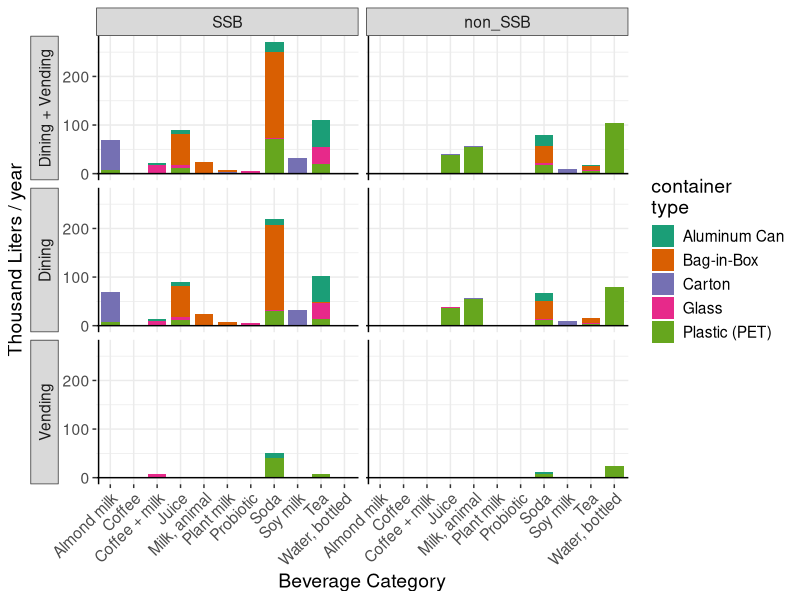
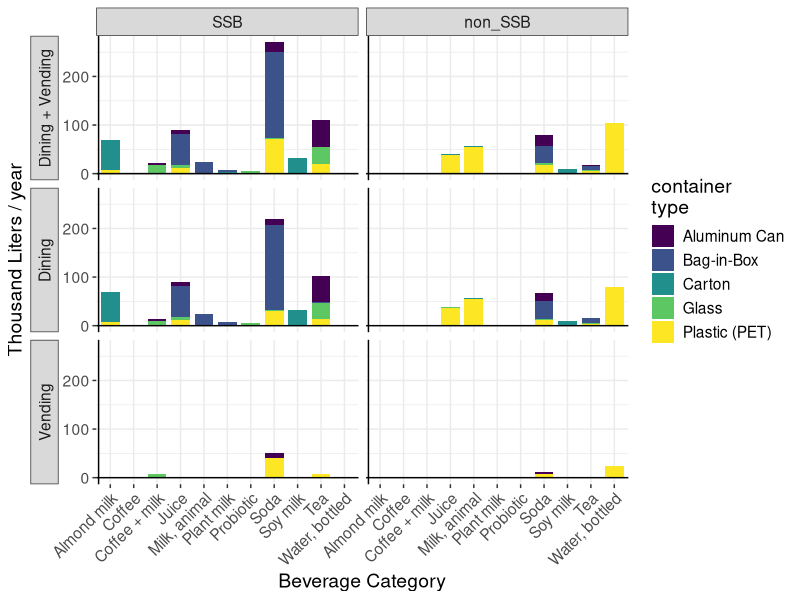
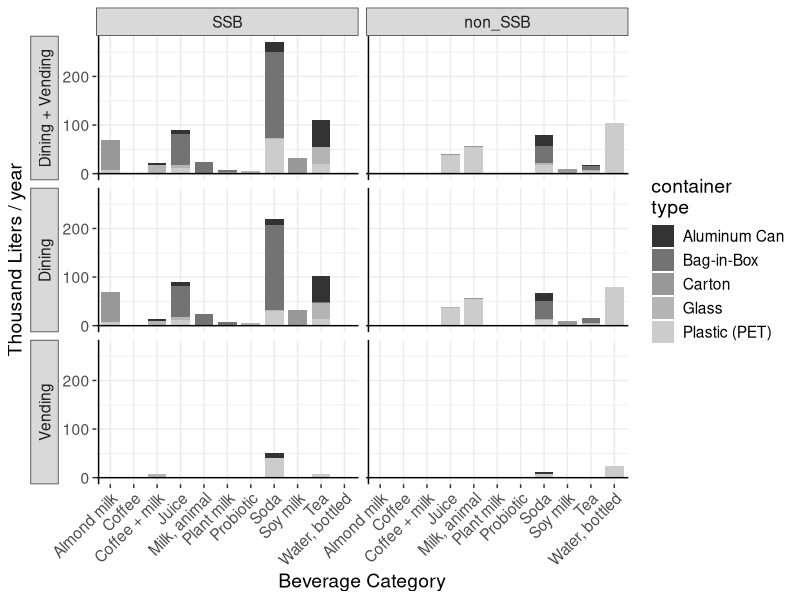
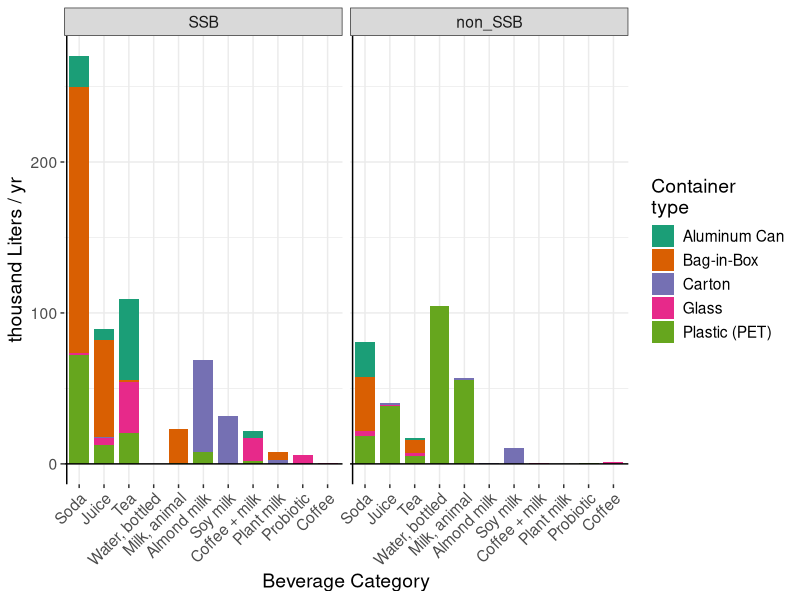
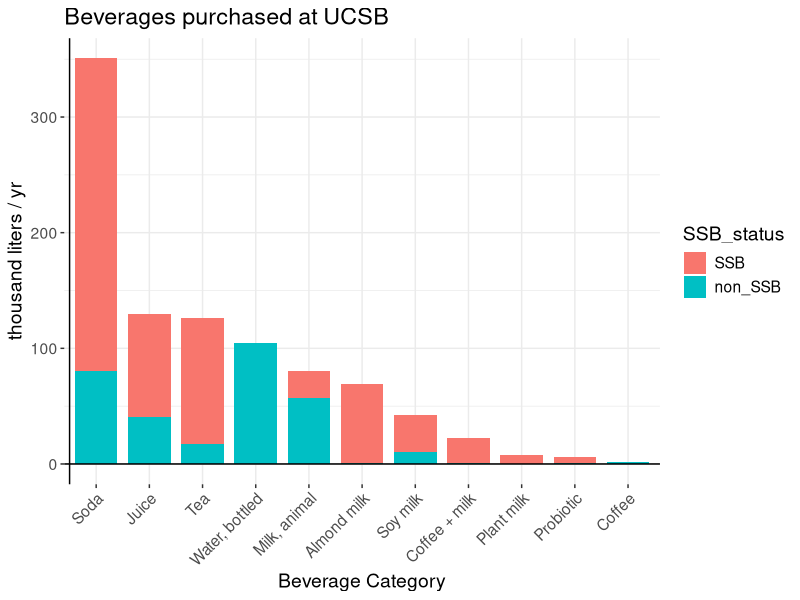
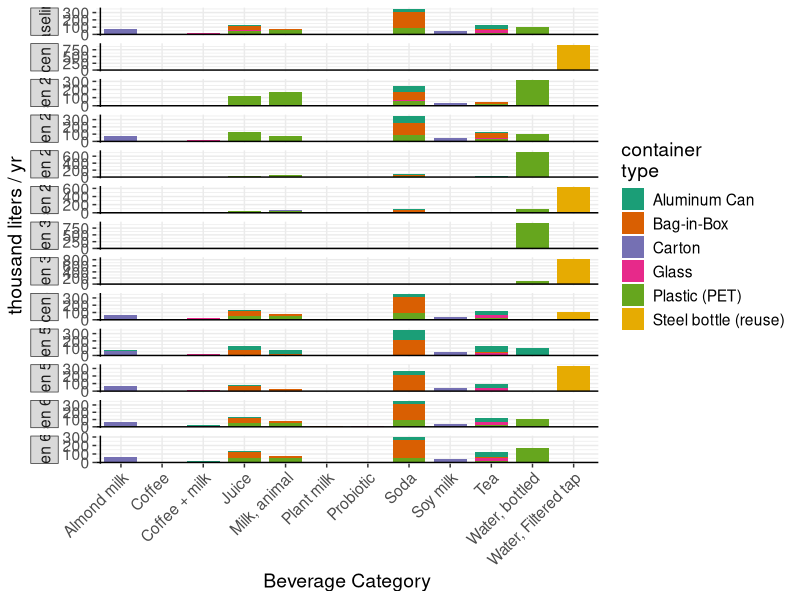
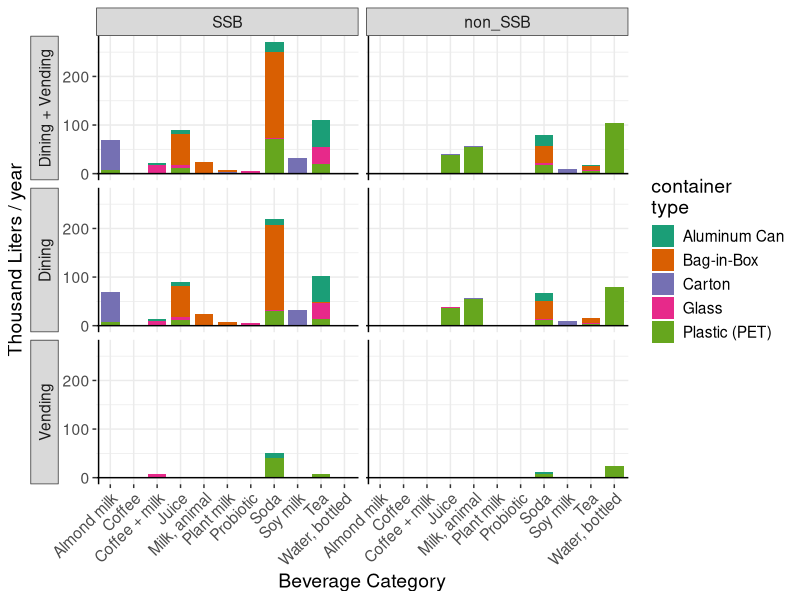
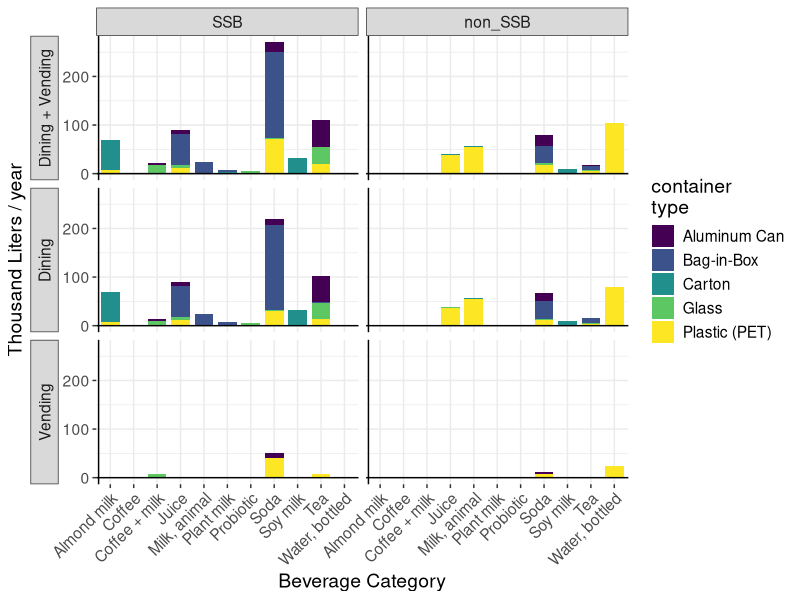

The R script that drew these images, in order: (Note: this script raises an error after producing the figures.)
# Summarize, plot, and make tables for results and documentation we want to show
  # Flow (in liter) of beverages by scenario, beverage type, container type, and SSB status
  # This is where we rescale as necessary, and give nicer names

library(tidyverse)
#library(ggtext)
library(viridis)


# Definitions ------------------------------------------------------

# Colors --
col_vir1 <- c("beverage" = "#21908C", "container" = "#440154")
col_bev <- c("#21908C")
col_cont <- c("#440154")


# Names -------------------------------------------------------------------------

# Human-friendly impact names to be used in ggplot.labeller
  #(should probably do something similar with 'the 'bev_type', 'scen', etc, but not right now)

# Names -------------------------------------------------------------------

bevNames_temp <- read_csv("./data/bevtype_list_name.csv")
#View(bevNames_temp)
bevNames <- bevNames_temp %>%
  mutate(bev_regex = bev_name) %>%
  #  mutate(bev_regex = str_replace(bev_regex, "+ ", "+~")) %>%
  mutate(bev_regex = str_replace(bev_regex, " ", "~")) %>%
  mutate(bev_regex = str_replace(bev_regex, ",", "*','*"))
#View(bevNames)
remove(bevNames_temp)

contNames <- read_csv("./data/conttype_list_name.csv")
#View(contNames)

impNames <- read_csv("./data/imptype_list_name.csv")
#View(impNames)

scenNames <- read_csv("./data/scen_list_name.csv")
#View(scenNames)

# BIG impacts (tonnes, M liter, kg)
 # Formatted in markdown, to use element_markdown
# impnames_hand <- c(
#   ghg = "Climate<br> t CO2eq (100yr) ",
#   h2o = "Blue Water Use<br>[ M liter (Blue) water ]",
#   plastic = "Plastic Pollution<br>[ kg plastic ]"
#)
#View(impnames_hand)

# Impacts per liter
# impname_l <- c(
#   ghg = "Climate<br>[ g CO2eq / liter ]",
#   h2o = "Blue Water Use<br>[ liter (Blue) water / liter ]",
#   plastic = "Plastic Pollution<br>[ g plastic / liter ]"
#)

# FIG 1 vol_dbsc_s0 ------------------------------------------------------

#View(read_csv("./data/vol_dbsc_din+vend_scen0.csv"))

## Make a table to replace "distrib" values
distrib_corr <- tribble(~distrib, ~distrib_name,
                        "Dining + Vending", "Dining + Vending",
                        "dining",  "Dining",
                        "vending", "Vending"
                        )
temp_flow <- read_csv("./data/vol_dbsc_din+vend_scen0.csv") %>%
  left_join(distrib_corr) %>%
  select(-distrib) %>% 
  mutate(distrib = distrib_name) %>%
  select(-distrib_name) %>%
  relocate(distrib)
#View(temp_flow)
remove(distrib_corr)

flow_s0_fig <- temp_flow %>%
  mutate(distrib = factor(distrib, levels=c("Dining + Vending", "Dining", "Vending"))) %>%
  mutate(SSB_status = as_factor(SSB_status)) %>%
  mutate(SSB_status = fct_rev(SSB_status))
#View(flow_s0_fig)
remove(temp_flow)

FIG1 <- flow_s0_fig %>%
  left_join(contNames) %>%
  left_join(bevNames) %>%
  ggplot() + theme_bw() +
  geom_col(aes(y = vol_kL, x = bev_name, fill = cont_name), width = 0.8) +
  facet_grid(rows = vars(distrib),
             cols = vars(SSB_status),
             switch = "y") +
  geom_hline(yintercept = 0) +
  geom_vline(xintercept = 0.5) +
  labs(
    x ="Beverage Category",
    y = "Thousand Liters / year",
    fill = "container\ntype") +
  theme(
    text = element_text(size=14),
    axis.text.x = element_text(angle = 45, hjust = 1),
    #    legend.text = element_text(size = 16),
    #    axis.text.y = element_text(size = 16),
    panel.border = element_blank(),
    strip.placement = "outside") +
#  scale_fill_viridis(discrete=TRUE)
  scale_fill_brewer(palette = "Dark2")
FIG1
ggsave("./figs/FIG1_vol_scen0_dbsc.pdf", width=8.5, height=8.5, units="in")

FIG1 +
  scale_fill_viridis(discrete=TRUE)
ggsave("./figs/FIG1_vol_scen0_dbsc_ALTCOLOR.pdf", width=8.5, height=8.5, units="in")

## Make B&W version
FIG1 +
  scale_fill_grey()
ggsave("./figs/figsBW/FIG1bw_vol_scen0_dbsc.pdf", width=8.5, height=8.5, units="in")

remove(FIG1)


# vol_bsc_s0 --------------------------------------------

#Scale the Flow data for allscen (not including distrib)
flow_scl <- read_csv("./data/flow_bsc_allscen.csv") %>%
  mutate(vol_kL = vol/1000) %>%   #Resacle values
  select(!vol) %>%
  mutate(SSB_status = as_factor(SSB_status)) %>%
  mutate(SSB_status = fct_rev(SSB_status))
#View(flow_scl)

# !!! Test that all scenarios have same volume
flow_scl %>%
  group_by(scen) %>%
  summarize(TOTAL = sum(vol_kL))

flow_bsc_scen0 <- flow_scl %>%
  filter(scen == "scen0") %>%
  group_by(bev_type, SSB_status, cont_type) %>%
  summarize(vol_kL = sum(vol_kL)) %>%
  ungroup() %>%
  filter(bev_type != "water_ucsb") %>%
  left_join(bevNames) %>%
  left_join(contNames) %>%
  mutate(bev_name = fct_reorder(bev_name, vol_kL, .fun = (sum), .desc =  TRUE))
#View(flow_bsc_scen0)

## By bev type, cont type, and SSB status
flow_bsc_scen0 %>%
  ggplot() + theme_bw() +
  geom_col(aes(y = vol_kL, x = bev_name, fill = cont_name), width = 0.8) +
  facet_wrap(vars(SSB_status)) +
  #             cols = vars(distrib),
  #             switch = "y") 
  geom_hline(yintercept = 0) +
  geom_vline(xintercept = 0.5) +
  labs(
    x ="Beverage Category",
    y = "thousand Liters / yr",
    fill = "Container\ntype") +
  theme(
    text = element_text(size=14),
    axis.text.x = element_text(angle = 45, hjust = 1),
    #    legend.text = element_text(size = 16),
    #    axis.text.y = element_text(size = 16),
    panel.border = element_blank(),
    strip.placement = "outside") +
  scale_fill_brewer(palette = "Dark2")

ggsave("./figs/vol_scen0_bsc.pdf", width=8.5, height=7, units="in")

remove(flow_bsc_scen0)

# vol_bs_s0 -------------------------------------------------------

flow_bs_s0 <- flow_scl %>%
  filter(scen == "scen0") %>%
  group_by(bev_type, SSB_status) %>%
  summarize(vol_kL = sum(vol_kL)) %>%
  ungroup() %>%
  filter(bev_type != "water_ucsb") %>%
  left_join(bevNames) %>%
  mutate(bev_name = fct_reorder(bev_name, vol_kL, .fun = (sum), .desc =  TRUE))

flow_bs_s0 %>%
  ggplot() + theme_bw() +
  geom_col(aes(y = vol_kL, x = bev_name, fill = SSB_status), width = 0.8) +
  geom_hline(yintercept = 0) +
  geom_vline(xintercept = 0.5) +
  labs(
    x ="Beverage Category",
    y = "thousand liters / yr",
    title = "Beverages purchased at UCSB") +
  theme(
    text = element_text(size=14),
    axis.text.x = element_text(angle = 45, hjust = 1),
    panel.border = element_blank(),
    strip.placement = "outside")

ggsave("./figs/vol_scen0_bs.pdf", width=7, height=4, units="in")
remove(flow_bs_s0)

# vol_bc_allscen ---------------------------------------------------------------

## Bevtype, container type, scenario

flow_bc_allscen <- flow_scl %>%
  group_by(scen, bev_type, cont_type) %>%
  summarize(vol_kL = sum(vol_kL)) %>%
  ungroup() %>%
  left_join(contNames) %>%
  left_join(bevNames) %>%
  left_join(scenNames)

FIGSI1 <- flow_bc_allscen %>% 
  ggplot() + 
  theme_bw() +
  geom_col(aes(y = vol_kL, x = bev_name, fill = cont_name),
           width = 0.8) +
  geom_hline(yintercept = 0) +
  geom_vline(xintercept = 0.5) +
  facet_grid(rows = vars(scen_name),
             scales = "free_y",
             switch = "y") +
  labs(
    x ="Beverage Category",
    y = "thousand liters / yr",
    fill = "container\ntype") +
  theme(
    text = element_text(size=14),
    axis.text.x = element_text(angle = 45, hjust = 1),
    panel.border = element_blank(),
    strip.placement = "outside") +
  scale_fill_brewer(palette = "Dark2")
FIGSI1  
ggsave("./figs/FIGSI1_vol_bc_allscen.pdf", width=9, height=11, units = "in")
remove(FIGSI1)
  
## Make tbl for reporting

#View(flow_bc_allscen) # Note the units = kilo liters / yr
flow_bc_allscen %>%
  select(c("scen_name", "vol_kL", "cont_name", "bev_name")) %>%
  pivot_wider(names_from = bev_name, values_from = vol_kL) %>%
  arrange(cont_name) %>%
  arrange(scen_name) %>%
  replace(is.na(.), 0) %>%
  write_csv("./data/data_tbls/TSI9_flow_kL_bc_allscen.csv")

remove(flow_bc_allscen)
    
# IMPACTS: format data -----------------------------------------------------------------

imp_temp <- read_csv("./data/data_gen/imp_bsc_allscen.csv") %>%
  rename(imp_type = impact_type)
#View(imp_temp)

## Rescale impact values
imp_scl <- imp_temp %>%
  mutate(
    value = case_when(
      imp_type == "ghg" ~ value / 10^6,
      imp_type == "h2o" ~ value / 10^6,
      imp_type == "plastic" ~ value / 10^3
    )) %>%
  mutate(item = recode(item, bev = "beverage", cont = "container"))
  
#View(imp_scl)
remove(imp_temp)

## Hack 1: give "SSB" versions of bottled water and ucsb water (filtered tap)
# To have names line up in facet figures

temp_s0 <- imp_scl %>%
  filter(scen == "scen0") %>%
  filter(bev_type != "water_ucsb")
#View(temp_s0)

h1 <- temp_s0 %>%
  filter(bev_type == "water_bottled")%>%
  mutate(SSB_status = "SSB") %>%
  mutate(value = 0)
#View(h1)

imp_temp <- temp_s0 %>%
  bind_rows(h1) %>%
  group_by(bev_type, SSB_status, item, imp_type) %>%
  summarize(value = sum(value)) %>%
  ungroup()
#View(imp_temp)

## Make sure column names are same as the "names" file (up next)
imp_s0 <- imp_temp %>%
  left_join(bevNames) %>%
  left_join(impNames)
#View(imp_s0)

remove(h1)
remove(temp_s0)
remove(imp_temp)

# FIG 4 imp_ibs_s0 ----------------------------------------------------------

FIG4 <- imp_s0 %>%
  ggplot() + theme_bw() +
  geom_col(aes(y = value, x = SSB_status, fill = item),
           width = 0.8) +
  facet_grid(vars(imp_regex_abs),
             vars(bev_name),
             switch = "y",
             scales = "free",
#             labeller = label_parsed
             labeller = labeller(
               imp_regex_abs = label_parsed,
               bev_name = label_wrap_gen(11)
             )
  ) +
  geom_hline(yintercept = 0) +
  geom_vline(xintercept = 0.5) +
  xlab("") +
  ylab("") +
  theme(
    text = element_text(size = 16),
    axis.text.x = element_text(angle = 45, hjust = 1),
    legend.title=element_blank(),
    legend.text=element_text(size=18),
    panel.border = element_blank(),
    strip.placement = "outside",
    legend.position = c(0.93, 0.25),
    legend.key.size = unit(0.92, 'cm'),
    legend.box.background = element_rect(colour = "black")
    #    strip.text = element_markdown()
  ) +
  scale_fill_manual(values = col_vir1)
FIG4
ggsave("./figs/FIG4_imp_ibs_scen0.pdf", width=13, height=8, units="in")

## BW version
FIG4 +
  scale_fill_grey(
    start = 0.7,
    end = 0.4)
ggsave("./figs/figsBW/FIG4bw_imp_ibs_scen0.pdf", width=13, height=8, units="in")

## Data table for SUPP

View(imp_s0)
imp_s0 %>%
  select(imp_name, SSB_status, item, bev_name, value) %>%
  arrange(bev_name) %>%
  pivot_wider(names_from = bev_name, values_from = value) %>%
  arrange(imp_name) %>%
  write_csv("./data/data_tbls/TSI10_imp_ibs_scen0.csv")


# imp_i_allscen -------------------------------------------------------
#View(imp_scl)

imp_i_allscen <- imp_scl %>%
  group_by(scen, item, imp_type) %>%
  summarize(value = sum(value)) %>%
  ungroup() %>%
  left_join(scenNames) %>%
  relocate(scen_name) %>%
  select(-scen) %>%
  left_join(impNames)
#View(imp_i_allscen)

FIG5 <- ggplot() + theme_bw() +
  geom_col(data = imp_i_allscen,
           aes(y = value, x = scen_name, fill = item),
           width = 0.8) +
  facet_grid(rows = vars(imp_regex_abs),
             switch = "y",
             scales = "free",
             labeller = labeller(
               imp_regex_abs = label_parsed
             )
  ) +
  geom_hline(yintercept = 0) +
  geom_vline(xintercept = 0.5) +
  xlab("") +
  ylab("") +
  theme(
    text = element_text(size = 16),
    axis.text.x = element_text(angle = 45, hjust = 1),
    panel.border = element_blank(),
    strip.placement = "outside",
    legend.title=element_blank(),
    legend.position = "top",
    legend.text=element_text(size=18),
    legend.key.size = unit(1, 'cm'),
    ) +
  scale_fill_manual(values = col_vir1)
FIG5
ggsave("./figs/FIG5_imp_i_allscen.pdf", width=10, height=10, units="in")

## BW version
FIG5 + 
  scale_fill_grey(
    start = 0.7,
    end = 0.35)
ggsave("./figs/figsBW/FIG5bw_imp_ibs_scen0.pdf", width=13, height=8, units="in")

## Make a data table for SUPP

imp_i_allscen %>%
  select(scen_name, imp_name, item, value) %>%
  pivot_wider(names_from = scen_name, values_from = value) %>%
  arrange(imp_name) %>%
  write_csv("./data/data_tbls/TSI11_imp_i_allscen_wide.csv")


# imp_is_allscen ----------------------------------------------

imp_is_allscen <- imp_scl %>%
  group_by(scen, item, SSB_status, imp_type) %>%
  summarize(value = sum(value)) %>%
  ungroup() %>%
  left_join(scenNames) %>%
  relocate(scen_name) %>%
  select(-scen) %>%
  left_join(impNames)
#View(imp_is_allscen)

imp_is_allscen %>% ggplot() +
  theme_bw() +
  geom_col(aes(y = value, x = SSB_status, fill = item),
           width = 0.8) +
  facet_grid(vars(imp_regex_abs),
             vars(scen_name),
             switch = "y",
             scales = "free",
             labeller = labeller(
               imp_regex_abs = label_parsed
             )
  ) +
  geom_hline(yintercept = 0) +
  geom_vline(xintercept = 0.5) +
  xlab("") +
  ylab("") +
  theme(
    axis.text.x = element_text(angle = 45, hjust = 1),
    panel.border = element_blank(),
    strip.placement = "outside",
    text = element_text(size=14),
    legend.title=element_blank()
    ) +
  scale_fill_manual(values = col_vir1)

ggsave("./figs/imp_is_allscen.pdf", width=13, height=8, units="in")


# Impact tables for reporting ---------------------------------------------

summ_imp_wide <- imp_scl %>%
  pivot_wider(names_from = imp_type, values_from = value) %>%
  replace(is.na(.), 0)
#View(summ_imp_wide)
write_csv(summ_imp_wide, "./data/data_tbls/imp_bsc_allscen_wide.csv")

#df_imp_scen_bev %>% pivot_wider(names_from = scen, values_from = value))
#Totals by scenario

#View(imp_i_allscen)
imp_i_allscen %>%
  group_by(scen_name, imp_name) %>%
  summarize(value = sum(value)) %>%
  ungroup() %>%
  pivot_wider(names_from = imp_name, values_from = value) %>%
  write_csv("./data/data_tbls/imp_allscen.csv")

imp_s0 %>%
  group_by(imp_name, item) %>%
  summarize(value = sum(value)) %>%
  pivot_wider(names_from = item, values_from = value) %>%
  replace_na(list(beverage = 0)) %>%
  write_csv("./data/data_tbls/imp_scen0_summ.csv")

# Per liter container impacts -------------------------------------------------

#View(contNames)

c1 <- read_csv("./data/cont_imp_l.csv") %>%
  left_join(contNames) %>%
  select(!cont_name_2) %>%
  select(!cont_type) %>%
  pivot_longer(!cont_name, names_to = "imp_type", values_to = "val") %>%
  left_join(impNames)
#View(c1)
#View(impNames)

FIG3 <- c1 %>%
  ggplot() + theme_bw() +
  geom_col(aes(y = val, x = cont_name), width = 0.8, fill = col_cont) +
  facet_grid(rows = vars(imp_regex_perL),
             switch = "y",
             scales = "free",
             labeller = labeller(
               imp_regex_perL = label_parsed
             )) +
  geom_hline(yintercept = 0) +
  geom_vline(xintercept = 0.4) +
  labs(
    x ="Container Category",
    y = "Impacts per liter of container (no beverage)") +
  theme(
    text = element_text(size=14),
    axis.text.x = element_text(angle = 45, hjust = 1),
    #    legend.text = element_text(size = 16),
    #    axis.text.y = element_text(size = 16),
    panel.border = element_blank(),
    strip.placement = "outside")
FIG3
ggsave("./figs/FIG3_cont_imp_liter.pdf", width=4, height=8, units="in")


## B&W version
## NOT SURE WHY scale_fill_grey() is not working here

c1 %>%
  ggplot() + theme_bw() +
  geom_col(aes(y = val, x = cont_name), width = 0.8) +
  facet_grid(rows = vars(imp_regex_perL),
             switch = "y",
             scales = "free",
             labeller = labeller(
               imp_regex_perL = label_parsed
             )) +
  geom_hline(yintercept = 0) +
  geom_vline(xintercept = 0.4) +
  labs(
    x ="Container Category",
    y = "Impacts per liter of container (no beverage)") +
  theme(
    text = element_text(size=14),
    axis.text.x = element_text(angle = 45, hjust = 1),
    #    legend.text = element_text(size = 16),
    #    axis.text.y = element_text(size = 16),
    panel.border = element_blank(),
    strip.placement = "outside")

ggsave("./figs/figsBW/FIG3bw_cont_imp_liter.pdf", width=4, height=8, units="in")


# Per liter beverage impacts ----------------------------------------------
  
#View(bevNames)

temp1 <- read_csv("./data/bev_imp_l.csv")
#View(temp1)
b1 <- temp1 %>%
  filter(bev_type != "water_tap") %>%
  left_join(bevNames) %>%
  select(-c("bev_type", "bev_regex")) %>%
  pivot_longer(!c("bev_name", "SSB_status"), names_to = "imp_type", values_to = "val") %>%
  drop_na() %>%
  left_join(impNames)
View(b1)
remove(temp1)


## The previous way to get good impact names
# b1$imp_type <- impname_l[
#   match(b1$imp_type, names(impname_l)) ]
#View(b1)
  
FIG2 <- b1 %>% ggplot() +
  theme_bw() +
    geom_col(aes(y = val, x = bev_name), width = 0.8, fill = col_bev) +
    facet_grid(rows = vars(imp_regex_perL),
               cols = vars(SSB_status),
               switch = "y",
               scales = "free",
               labeller = labeller(
                 imp_regex_perL = label_parsed
               )) +
    geom_hline(yintercept = 0) +
    geom_vline(xintercept = 0.41) +
    labs(
      x ="Beverage Category",
      y = "Impacts per liter of beverage (no container)") +
    theme(
      text = element_text(size=14),
      axis.text.x = element_text(angle = 45, hjust = 1),
      strip.placement = "outside",
      #    legend.text = element_text(size = 16),
      #    axis.text.y = element_text(size = 16),
      panel.border = element_blank() ) +
  scale_y_continuous(labels=function(x) format(x, big.mark = ",", scientific=FALSE))
FIG2
ggsave("./figs/FIG2_bev_imp_liter.pdf", width=8, height=8, units="in")

## Make BW version
b1 %>% ggplot() +
  theme_bw() +
  geom_col(aes(y = val, x = bev_name), width = 0.8) +
  facet_grid(rows = vars(imp_regex_perL),
             cols = vars(SSB_status),
             switch = "y",
             scales = "free",
             labeller = labeller(
               imp_regex_perL = label_parsed
             )) +
  geom_hline(yintercept = 0) +
  geom_vline(xintercept = 0.41) +
  labs(
    x ="Beverage Category",
    y = "Impacts per liter of beverage (no container)") +
  theme(
    text = element_text(size=14),
    axis.text.x = element_text(angle = 45, hjust = 1),
    strip.placement = "outside",
    #    legend.text = element_text(size = 16),
    #    axis.text.y = element_text(size = 16),
    panel.border = element_blank() ) +
  scale_y_continuous(labels=function(x) format(x, big.mark = ",", scientific=FALSE))
ggsave("./figs/figsBW/FIG2bw_bev_imp_liter.pdf", width=8, height=8, units="in")
